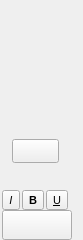
<ui version="4.0" >
 <class>TextSettingsBarClass</class>
 <widget class="QWidget" name="TextSettingsBarClass" >
  <property name="geometry" >
   <rect>
    <x>0</x>
    <y>0</y>
    <width>82</width>
    <height>240</height>
   </rect>
  </property>
  <layout class="QVBoxLayout" name="verticalLayout" >
   <property name="spacing" >
    <number>0</number>
   </property>
   <property name="leftMargin" >
    <number>0</number>
   </property>
   <property name="topMargin" >
    <number>0</number>
   </property>
   <property name="bottomMargin" >
    <number>0</number>
   </property>
   <item>
    <layout class="QHBoxLayout" name="horizontalLayout" >
     <item>
      <widget class="MoodBox::PaletteWidget2" native="1" name="paletteWidget" >
       <property name="minimumSize" >
        <size>
         <width>47</width>
         <height>139</height>
        </size>
       </property>
       <property name="maximumSize" >
        <size>
         <width>47</width>
         <height>139</height>
        </size>
       </property>
       <property name="toolTip" >
        <string>ColorsWidgetHint</string>
       </property>
      </widget>
     </item>
    </layout>
   </item>
   <item>
    <layout class="QHBoxLayout" name="horizontalLayout_2" >
     <item>
      <widget class="QToolButton" name="paletteManagerButton" >
       <property name="minimumSize" >
        <size>
         <width>47</width>
         <height>24</height>
        </size>
       </property>
       <property name="maximumSize" >
        <size>
         <width>47</width>
         <height>24</height>
        </size>
       </property>
       <property name="focusPolicy" >
        <enum>Qt::NoFocus</enum>
       </property>
       <property name="toolTip" >
        <string>PalettesButtonHint</string>
       </property>
       <property name="accessibleName" >
        <string>transparentButton</string>
       </property>
       <property name="checkable" >
        <bool>true</bool>
       </property>
       <property name="arrowType" >
        <enum>Qt::NoArrow</enum>
       </property>
      </widget>
     </item>
    </layout>
   </item>
   <item>
    <spacer name="verticalSpacer" >
     <property name="orientation" >
      <enum>Qt::Vertical</enum>
     </property>
     <property name="sizeType" >
      <enum>QSizePolicy::Expanding</enum>
     </property>
     <property name="sizeHint" stdset="0" >
      <size>
       <width>20</width>
       <height>10</height>
      </size>
     </property>
    </spacer>
   </item>
   <item>
    <layout class="QHBoxLayout" name="horizontalLayout_3" >
     <property name="spacing" >
      <number>0</number>
     </property>
     <property name="bottomMargin" >
      <number>0</number>
     </property>
     <item>
      <widget class="QToolButton" name="italicButton" >
       <property name="font" >
        <font>
         <family>MS Shell Dlg 2</family>
         <pointsize>8</pointsize>
         <weight>50</weight>
         <italic>true</italic>
         <bold>false</bold>
         <underline>false</underline>
         <strikeout>false</strikeout>
        </font>
       </property>
       <property name="focusPolicy" >
        <enum>Qt::NoFocus</enum>
       </property>
       <property name="toolTip" >
        <string>ItalicButtonHint</string>
       </property>
       <property name="accessibleName" >
        <string>rectButton</string>
       </property>
       <property name="text" >
        <string>I</string>
       </property>
       <property name="checkable" >
        <bool>false</bool>
       </property>
      </widget>
     </item>
     <item>
      <widget class="QToolButton" name="boldButton" >
       <property name="font" >
        <font>
         <family>MS Shell Dlg 2</family>
         <pointsize>8</pointsize>
         <weight>75</weight>
         <italic>false</italic>
         <bold>true</bold>
         <underline>false</underline>
         <strikeout>false</strikeout>
        </font>
       </property>
       <property name="focusPolicy" >
        <enum>Qt::NoFocus</enum>
       </property>
       <property name="toolTip" >
        <string>BoldButtonHint</string>
       </property>
       <property name="accessibleName" >
        <string>rectButton</string>
       </property>
       <property name="text" >
        <string>B</string>
       </property>
       <property name="checkable" >
        <bool>false</bool>
       </property>
      </widget>
     </item>
     <item>
      <widget class="QToolButton" name="underlineButton" >
       <property name="font" >
        <font>
         <family>MS Shell Dlg 2</family>
         <pointsize>8</pointsize>
         <weight>50</weight>
         <italic>false</italic>
         <bold>false</bold>
         <underline>true</underline>
         <strikeout>false</strikeout>
        </font>
       </property>
       <property name="focusPolicy" >
        <enum>Qt::NoFocus</enum>
       </property>
       <property name="toolTip" >
        <string>UnderlineButtonHint</string>
       </property>
       <property name="accessibleName" >
        <string>rectButton</string>
       </property>
       <property name="text" >
        <string>U</string>
       </property>
      </widget>
     </item>
    </layout>
   </item>
   <item>
    <layout class="QHBoxLayout" name="horizontalLayout_4" >
     <property name="spacing" >
      <number>0</number>
     </property>
     <property name="leftMargin" >
      <number>2</number>
     </property>
     <item>
      <widget class="MoodBox::TextStyleButton" name="styleButton" >
       <property name="minimumSize" >
        <size>
         <width>70</width>
         <height>30</height>
        </size>
       </property>
       <property name="focusPolicy" >
        <enum>Qt::NoFocus</enum>
       </property>
       <property name="toolTip" >
        <string>FontButtonHint</string>
       </property>
       <property name="accessibleName" >
        <string>rectButton</string>
       </property>
      </widget>
     </item>
    </layout>
   </item>
  </layout>
 </widget>
 <layoutdefault spacing="6" margin="11" />
 <customwidgets>
  <customwidget>
   <class>MoodBox::PaletteWidget2</class>
   <extends>QWidget</extends>
   <header>palettewidget2.h</header>
   <container>1</container>
  </customwidget>
  <customwidget>
   <class>MoodBox::TextStyleButton</class>
   <extends>QToolButton</extends>
   <header>textstylebutton.h</header>
  </customwidget>
 </customwidgets>
 <resources/>
 <connections/>
</ui>
